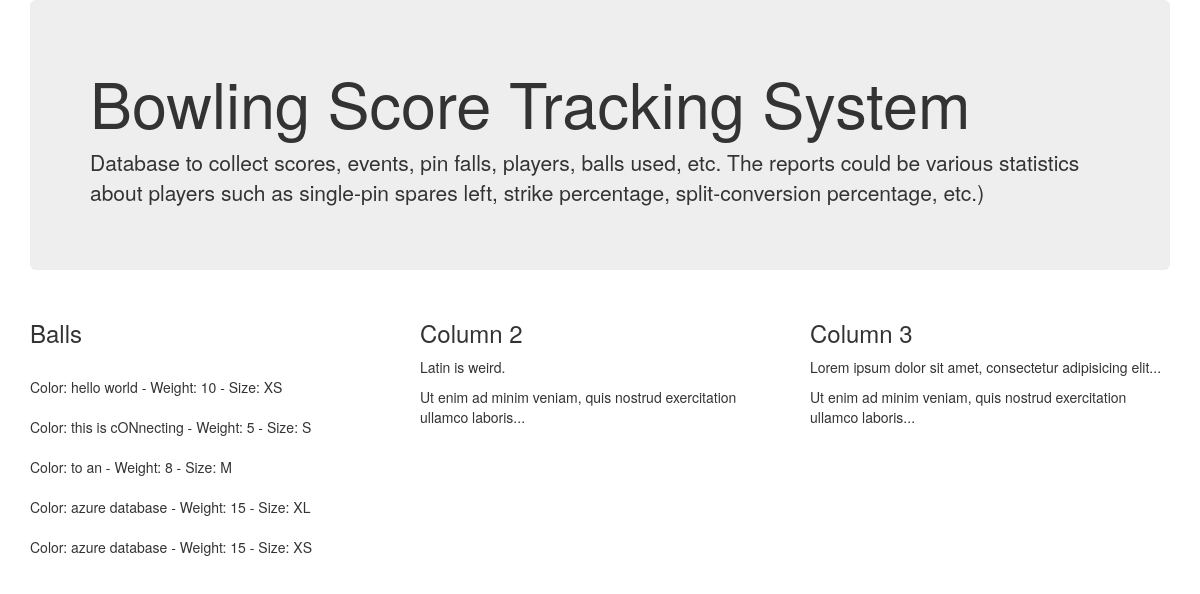
Before: / with the older database file.
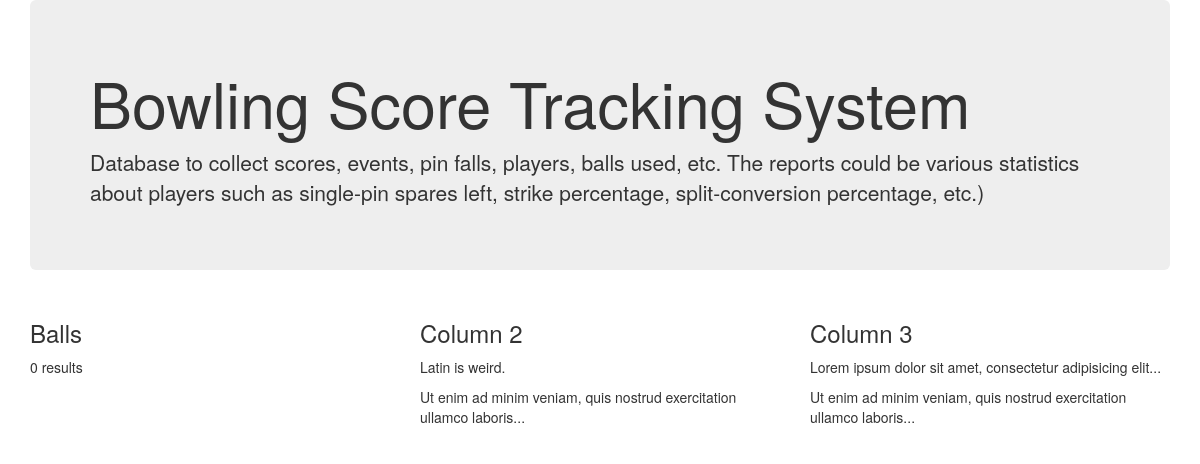
After: the same page with the newer database file.
### tables this page shows
CREATE TABLE Ball (
  Ball_ID  INT          PRIMARY KEY AUTO_INCREMENT,
  Color    VARCHAR(20)  NOT NULL,
  Weight   INT          NOT NULL,
  Size     ENUM('XS', 'S', 'M', 'L', 'XL', 'XXL') NOT NULL,
  CHECK (Weight > 0)
);

### public_html/index.php (the view, shortened to what this page needs)
<!DOCTYPE html>
<html>
<head>
    <link rel="stylesheet" href="http://maxcdn.bootstrapcdn.com/bootstrap/3.3.6/css/bootstrap.min.css">
</head>
<body>
<?php
function connectToDatabase($destination) {
    if($destination == 'Local') {
        $servername = "localhost:3306";
        $username = "root";
        $password = "password";
        $dbname = "bowling";
    }
    else {
        $servername = "us-cdbr-azure-central-a.cloudapp.net";
        $username = "ba27b2787a498a";
        $password = "e24ebaaa";
        $dbname = "bowling";
    }
    return new mysqli($servername, $username, $password, $dbname);
}
function retrieveAndPrintAllFromTable($tableName, $destination) {
    $conn = connectToDatabase($destination);
    $sql = "SELECT * FROM $tableName";
    $result = $conn->query($sql);
    printResult($result);
}
function printResult($result) {
    if ($result->num_rows > 0) {
        while ($row = $result->fetch_assoc()) {
            echo "<br> Color: " . $row["Color"] . " - Weight: " . $row["Weight"] . " - Size: " . $row["Size"] . "<br>";
        }
    } else {
        echo "0 results";
    }
}
?>
<div class="container">
    <div class="jumbotron">
        <h1>Bowling Score Tracking System</h1>
        <p>Database to collect scores, events, pin falls, players, balls used, etc. The reports could be various
            statistics about players such as single-pin spares left, strike percentage, split-conversion percentage,
            etc.)</p>
    </div>
    <div class="row">
        <div class="col-sm-4">
            <h3>Balls</h3>
            <p><?php retrieveAndPrintAllFromTable('Ball', 'Remote') ?></p>
        </div>
        <div class="col-sm-4">
            <h3>Column 2</h3>
            <p>Latin is weird.</p>
            <p>Ut enim ad minim veniam, quis nostrud exercitation ullamco laboris...</p>
        </div>
        <div class="col-sm-4">
            <h3>Column 3</h3>
            <p>Lorem ipsum dolor sit amet, consectetur adipisicing elit...</p>
            <p>Ut enim ad minim veniam, quis nostrud exercitation ullamco laboris...</p>
        </div>
    </div>
</div>
</body>
</html>

Changed rows visible on the page:
removed ball: Color "hello world", Weight "10", Size "XS"
removed ball: Color "this is cONnecting", Weight "5", Size "S"
removed ball: Color "to an", Weight "8", Size "M"
removed ball: Color "azure database", Weight "15", Size "XL"
removed ball: Color "azure database", Weight "15", Size "XS"
Other visible differences:
text now shown: "0 results"
